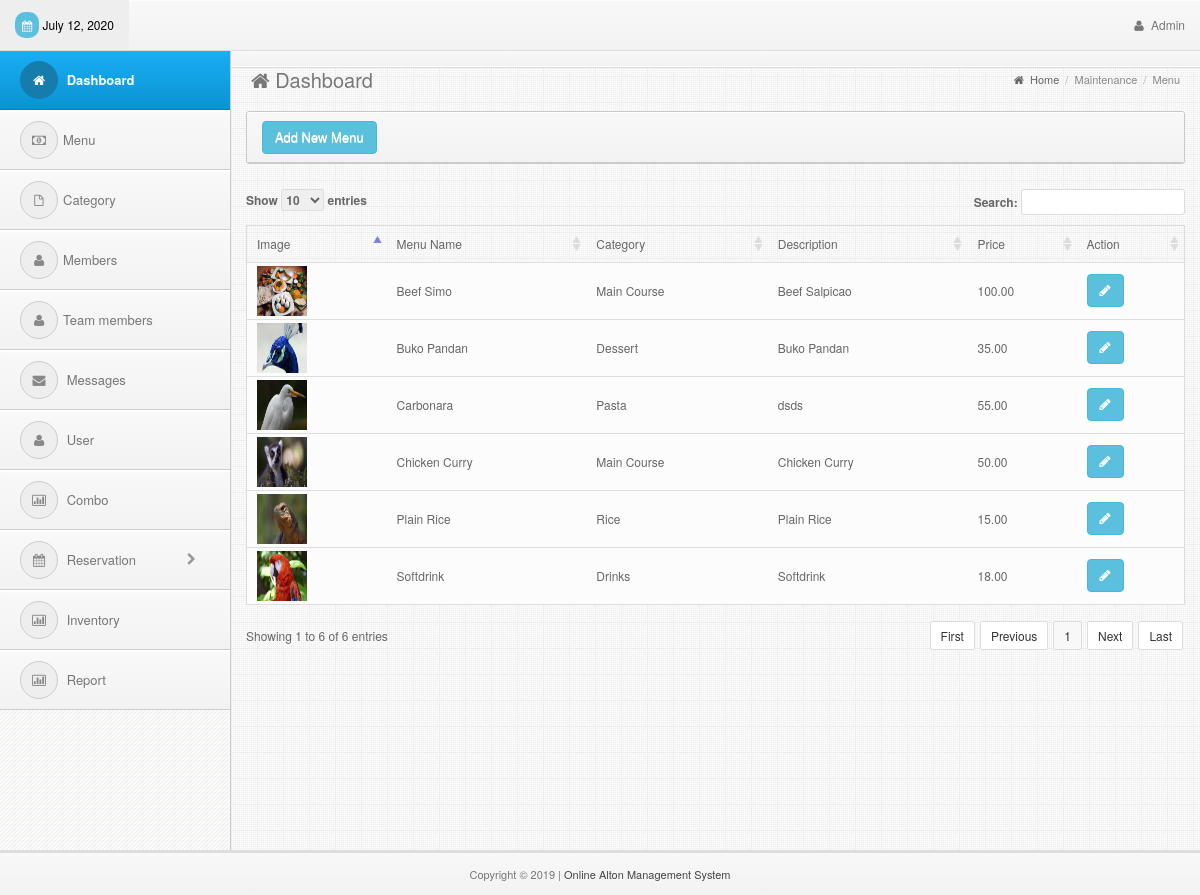
The page /admin/menu.php (signed in) on the database its author committed.
### tables this page shows
CREATE TABLE `menu` (
  `menu_id` int(11) NOT NULL AUTO_INCREMENT,
  `menu_name` varchar(50) NOT NULL,
  `cat_id` int(30) NOT NULL,
  `subcat_name` varchar(30) NOT NULL,
  `menu_desc` varchar(100) NOT NULL,
  `menu_price` decimal(10,2) NOT NULL,
  `menu_pic` varchar(100) NOT NULL,
  PRIMARY KEY (`menu_id`)
);

CREATE TABLE `category` (
  `cat_id` int(11) NOT NULL AUTO_INCREMENT,
  `cat_name` varchar(50) NOT NULL,
  PRIMARY KEY (`cat_id`)
);

### admin/menu.php (the view, shortened to what this page needs)
<!DOCTYPE html>
<html lang="en">
<head>
  <?php include('../includes/links.php');?>
</head>
<body>
<div class="navbar navbar-fixed-top bs-docs-nav" role="banner">
    <div class="conjtainer">
      <?php include('../includes/topbar.php');?>
    </div>
  </div>
<div class="content" style="margin-top:10px">
    <?php include('../includes/sidebar.php');?>
    <div class="mainbar">
      <div class="page-head">
        <h2 class="pull-left"><i class="fa fa-home"></i> Dashboard</h2>
        <div class="bread-crumb pull-right">
          <a href="index.html"><i class="fa fa-home"></i> Home</a>
          <span class="divider">/</span>
          <a href="#" class="bread-current">Maintenance</a>
          <span class="divider">/</span>
          <a href="#" class="bread-current">Menu</a>
        </div>
      </div>
      <div class="matter">
        <div class="container">
          <div class="row">
            <div class="col-md-12">
              <div class="widget">
                <div class="widget-head">
                    <a href="#addModal" class="btn btn-info" data-toggle="modal">Add New Menu</a>
                  </div>
                </div>
                <div class="widget-content">
                  <div class="padd">
              <div class="page-tables">
                <div class="table-responsive">
                  <table cellpadding="0" cellspacing="0" border="0" id="data-table" width="100%">
                    <thead>
                      <tr>
                        <th>Image</th>
                        <th>Menu Name</th>
                        <th>Category</th>
                        <th>Description</th>
                        <th>Price</th>
                        <th>Action</th>
                      </tr>
                    </thead>
                    <tbody>
<?php
include('../includes/dbcon.php');
    $query=mysqli_query($con,"select * from menu natural join category order by menu_name")or die(mysqli_error($con));
      while ($row=mysqli_fetch_array($query)){
        $id=$row['menu_id'];
        $menu=$row['menu_name'];
        $cat=$row['cat_name'];
        $desc=$row['menu_desc'];
        $price=$row['menu_price'];
        $pic=$row['menu_pic'];
?>
                      <tr>
                        <td><img style="height:50px;width:50px" src="..	/images/<?php echo $pic;?>"></td>
                        <td><?php echo $menu;?></td>
                        <td><?php echo $cat;?></td>
                        <td><?php echo $desc;?></td>
                        <td><?php echo $price;?></td>
                        <td>
                              <a href="#update" class="btn btn-info" data-target="#update<?php echo $id;?>" data-toggle="modal">
                                <i class="fa fa-pencil"></i>
                              </a>
                        </td>
                      </tr>
<?php }?>
                    </tbody>
                  </table>
                  <div class="clearfix"></div>
                </div>
                </div>
              </div>
                  </div>
                </div>
              </div>
            </div>
          </div>
        </div>
      </div>
<?php include('../includes/footer.php');?>
</body>
</html>

### includes/links.php (shortened to what this page needs)
<link href="css/bootstrap.min.css" rel="stylesheet">
<link rel="stylesheet" href="css/font-awesome.min.css">
<link rel="stylesheet" href="css/jquery-ui.css">
<link rel="stylesheet" href="css/fullcalendar.css">
<link rel="stylesheet" href="css/prettyPhoto.css">
<link rel="stylesheet" href="css/rateit.css">
<link rel="stylesheet" href="css/bootstrap-datetimepicker.min.css">
<link rel="stylesheet" href="css/select2.min.css">
<link rel="stylesheet" href="css/jquery.cleditor.css">
<link rel="stylesheet" href="css/jquery.dataTables.css">
<link rel="stylesheet" href="css/jquery.onoff.css">
<link href="css/style.css" rel="stylesheet">
<link href="css/widgets.css" rel="stylesheet">

### includes/topbar.php (shortened to what this page needs)
<div class="navbar navbar-fixed-top bs-docs-nav" role="banner">
	<div class="conjtainer">
      <nav class="collapse navbar-collapse bs-navbar-collapse" role="navigation">
	  <ul class="nav navbar-nav">
          <li class="dropdown dropdown-big">
            <a href="#"><span class = "label label-info"><i class="fa fa-calendar"></i></span> <?php echo date("F d, Y");?></a>
          </li>
        </ul>
       <ul class="nav navbar-nav pull-right">
       <li class="dropdown pull-right">
           <a href="#login" data-toggle="dropdown">
              <i class="fa fa-user"></i> Admin
            </a>
          </li>
        </ul>
      </nav>
    </div>
	</div>

### includes/sidebar.php (shortened to what this page needs)
<div class="sidebar">
        <ul id="nav">
          <li class="open"><a href="dashboard.php"><i class="fa fa-home"></i> Dashboard</a>
          </li>
              <li><a href="menu.php"><i class="fa fa-money bgreen"></i>Menu</a></li>
              <li><a href="category.php"><i class="fa fa-file-o"></i>Category</a></li>
              <li><a href="members.php"><i class="fa fa-user"></i>Members</a></li>
                <li><a href="team_members.php"><i class="fa fa-user"></i>Team members</a></li>
                 <li><a href="messages.php"><i class="fa fa-envelope"></i> Messages</a></li>
                 <li><a href="user.php"><i class="fa fa-user"> </i> User</a></li>
             <li><a href="combo.php"><i class="fa fa-bar-chart-o"></i> Combo</a></li>
          <li class="has_sub">
      <a href="#"><i class="fa fa-calendar"></i> Reservation  <span class="pull-right"><i class="fa fa-chevron-right"></i></span></a>
          </li>
            <li class="has_sub"><a href="#"><i class="fa fa-bar-chart-o"></i> Inventory</i></span></a>
            <li class="has_sub"><a href="#"><i class="fa fa-bar-chart-o"></i> Report </i></a>
        </ul>
    </div>

### includes/footer.php
<footer>
  <div class="container">
    <div class="row">
      <div class="col-md-12">
            <p class="copy center">Copyright &copy; 2019 | <a href="#">Online Alton Management System</a> </p>
      </div>
    </div>
  </div>
</footer>

### rows shown on the page
menu: menu_pic (picture), menu_name "Beef Simo", cat.cat_name "Main Course", menu_desc "Beef Salpicao", menu_price "100.00"
menu: menu_pic (picture), menu_name "Buko Pandan", cat.cat_name "Dessert", menu_desc "Buko Pandan", menu_price "35.00"
menu: menu_pic (picture), menu_name "Carbonara", cat.cat_name "Pasta", menu_desc "dsds", menu_price "55.00"
menu: menu_pic (picture), menu_name "Chicken Curry", cat.cat_name "Main Course", menu_desc "Chicken Curry", menu_price "50.00"
menu: menu_pic (picture), menu_name "Plain Rice", cat.cat_name "Rice", menu_desc "Plain Rice", menu_price "15.00"
menu: menu_pic (picture), menu_name "Softdrink", cat.cat_name "Drinks", menu_desc "Softdrink", menu_price "18.00"
